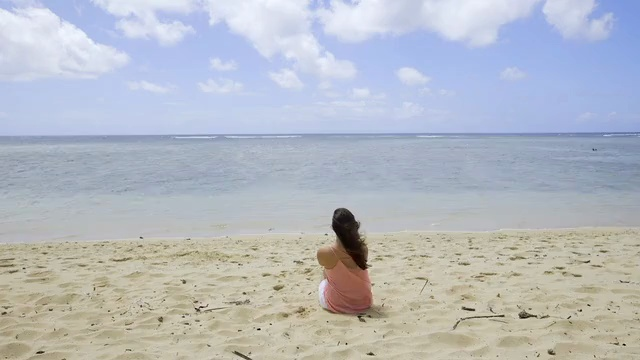
#> input picture packages/backend/test_frame.jpg, 640 x 360 px
$ python -i color_quantization.py   (imports and definitions only)
#> lines starting #> are read from the running program, lines starting #| are printed output that depends on the picture
#> further down, picture is the input picture: shape (360, 640, 3); mean B, G, R 193.2, 185.9, 181.2
#!/usr/bin/env python3
"""
Color quantization module for the Scanner Darkly effect
Implements various methods for color simplification and posterization
"""

import numpy as np
import cv2
from typing import Tuple, List, Optional, Union
import logging

# Set up logging
logger = logging.getLogger(__name__)

class ColorQuantizer:
    """
    Color quantization pipeline for Scanner Darkly effect
    """
    def __init__(
        self,
        method: str = "kmeans",
        num_colors: int = 8,
        smoothing: float = 0.5,
        saturation: float = 1.2,
        preserve_black: bool = True
    ):
        """
        Initialize color quantization with parameters

        Args:
            method: Quantization method ('kmeans', 'meanshift', 'bilateral')
            num_colors: Number of colors to use in the quantized output
            smoothing: Amount of smoothing to apply (0.0-1.0)
            saturation: Saturation multiplier (1.0 is original)
            preserve_black: Whether to preserve black edges
        """
        self.method = method.lower()
        self.num_colors = max(2, num_colors)
        self.smoothing = np.clip(smoothing, 0.0, 1.0)
        self.saturation = saturation
        self.preserve_black = preserve_black

        # Validate method
        valid_methods = ["kmeans", "meanshift", "bilateral", "posterize"]
        if self.method not in valid_methods:
            logger.warning(f"Invalid method '{method}'. Using 'kmeans' instead.")
            self.method = "kmeans"

    def adjust_saturation(self, image: np.ndarray) -> np.ndarray:
        """
        Adjust the saturation of the input image

        Args:
            image: Input BGR image

        Returns:
            Saturation-adjusted image
        """
        # Convert to HSV for easier saturation adjustment
        hsv = cv2.cvtColor(image, cv2.COLOR_BGR2HSV).astype(np.float32)
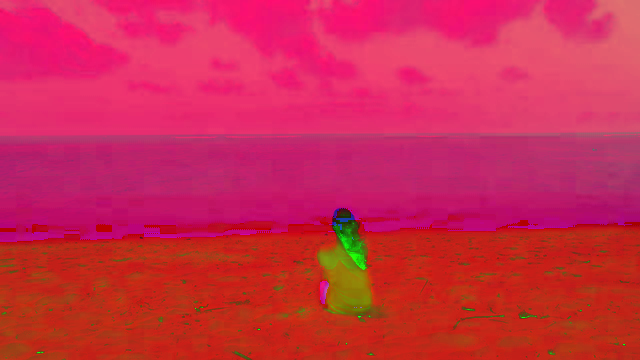
#> hsv: shape (360, 640, 3) float32; mean B, G, R 78, 42.3, 204

        # Adjust saturation
        hsv[:, :, 1] = np.clip(hsv[:, :, 1] * self.saturation, 0, 255)

        # Convert back to BGR
        return cv2.cvtColor(hsv.astype(np.uint8), cv2.COLOR_HSV2BGR)

    def apply_smoothing(self, image: np.ndarray) -> np.ndarray:
        """
        Apply smoothing to the image based on the smoothing parameter

        Args:
            image: Input BGR image

        Returns:
            Smoothed image
        """
        if self.smoothing <= 0:
            return image

        # Calculate smoothing parameters based on the smoothing value
        sigma_color = 10 + (40 * self.smoothing)
        sigma_space = 5 + (10 * self.smoothing)

        # Apply bilateral filter for edge-preserving smoothing
        return cv2.bilateralFilter(
            image,
            d=9,
            sigmaColor=sigma_color,
            sigmaSpace=sigma_space
        )

    def quantize_kmeans(self, image: np.ndarray) -> np.ndarray:
        """
        Apply k-means clustering for color quantization

        Args:
            image: Input BGR image

        Returns:
            Color-quantized image
        """
        # Reshape the image for k-means
        h, w = image.shape[:2]
#> h = 360; w = 640
        reshapedImage = image.reshape((-1, 3)).astype(np.float32)

        # Define criteria and apply k-means
        criteria = (cv2.TERM_CRITERIA_EPS + cv2.TERM_CRITERIA_MAX_ITER, 100, 0.2)
        _, labels, centers = cv2.kmeans(
            reshapedImage,
            self.num_colors,
            None,
            criteria,
            attempts=10,
            flags=cv2.KMEANS_RANDOM_CENTERS
        )
#> centers = [[166.4, 188.5, 194.7], [138.4, 169.2, 178.6], [68.61, 92.78, 129.5], [240.1, 220.6, 213], [229.1, 173, 149.8], [232.9, 196.1, 181.2], [19.29, 28.74, 41.44], [188.6, 171.6, 159.4]]

        # Map pixels to their closest center
        centers = np.uint8(centers)
#> centers = [[166, 188, 194], [138, 169, 178], [68, 92, 129], [240, 220, 213], [229, 173, 149], [232, 196, 181], [19, 28, 41], [188, 171, 159]]
        quantized = centers[labels.flatten()]

        # Reshape back to the original image dimensions
        return quantized.reshape((h, w, 3))
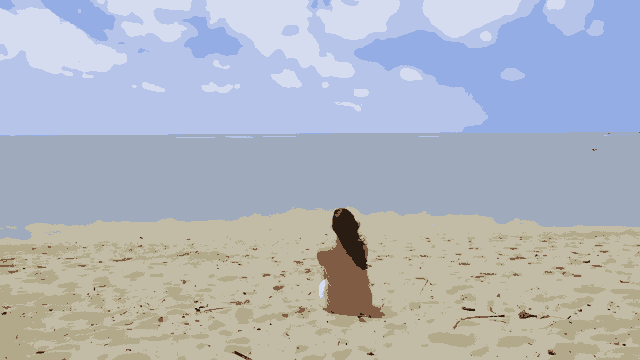
#> returned value: shape (360, 640, 3); mean of channels 0, 1, 2 190.6, 181.6, 176.1; drawn as B, G, R

    # [105 lines left out: functions quantize_meanshift, quantize_bilateral, posterize, merge_with_edges, not called in this run]

    def quantize(self, image: np.ndarray, edges: Optional[np.ndarray] = None) -> np.ndarray:
        """
        Apply color quantization to the input image

        Args:
            image: Input BGR image
            edges: Optional edge map to preserve (0-1 range)

        Returns:
            Color-quantized image
        """
        # Apply saturation adjustment
        saturated = self.adjust_saturation(image)

        # Apply smoothing
        smoothed = self.apply_smoothing(saturated)

        # Apply color quantization based on selected method
        if self.method == "kmeans":
            quantized = self.quantize_kmeans(smoothed)
        elif self.method == "meanshift":
            quantized = self.quantize_meanshift(smoothed)
        elif self.method == "bilateral":
            quantized = self.quantize_bilateral(smoothed)
        else:  # posterize
            quantized = self.posterize(smoothed)

        # Merge with edges if provided
        if edges is not None:
            return self.merge_with_edges(quantized, edges)

        return quantized

>>> import cv2
>>> picture = cv2.imread('../../test_frame.jpg')
>>> result = ColorQuantizer().quantize(picture)
